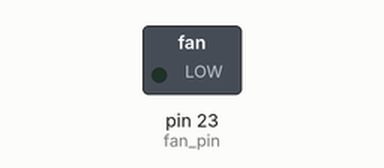
Recording of a sketch running on a simulated Arduino Mega 2560, built with avr-gcc and run on an emulated ATmega2560. Parts: switched loads named in the sketch (green lamp = pin HIGH). Dashed ring = blinking.

Above: at 0.5 s.
Timing chart, 0 to 3.0 s (numbered marks = the images above):
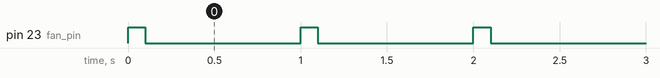

Measured:
- by itself, pin 23 (fan_pin): alternates HIGH for 0.10 s and LOW for 0.90 s, 10 changes in all, then stays LOW

The sketch:

317.ino
```cpp
const int fan_pin = 23;

void setup() {
	pinMode(fan_pin, OUTPUT);
}

unsigned int howMany = 5;
void loop() {
	if(howMany>0) {
		howMany--;

		digitalWrite(fan_pin, HIGH);
		delay(100);
		digitalWrite(fan_pin, LOW);
		delay(900);
	}
}
```
